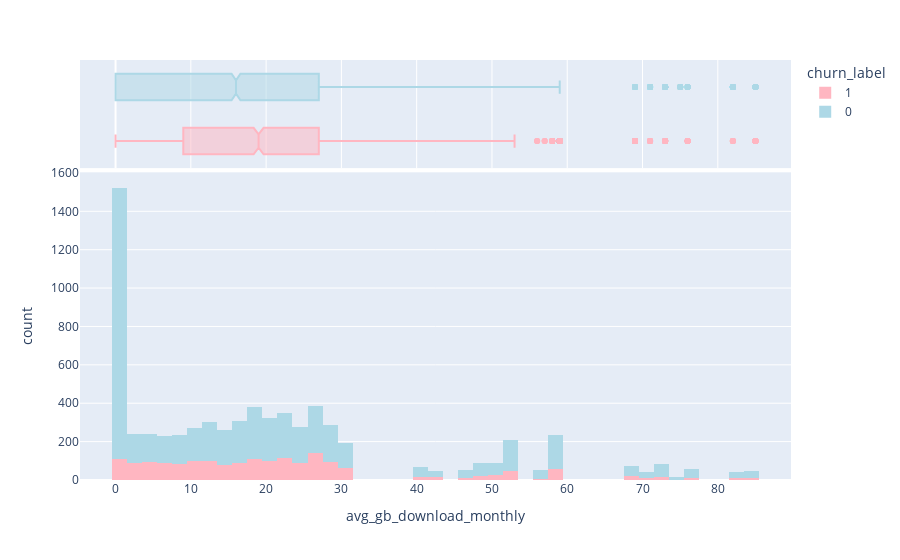

Here is the notebook cell this chart was saved with:
### Code cell
# To see avg_gb_download_monthly vs churn_label distribution
fig = px.histogram(train_df,x='avg_gb_download_monthly',color='churn_label',marginal='box',
                    color_discrete_sequence =['lightpink','lightblue'])
fig.show()

### Figure 1 — Plotly figure (JSON) as saved in the notebook; plotly's stock layout.template omitted (floating-point values rounded to 4 significant figures; data arrays with more than 128 entries replaced by an {"elided": "..."} marker saying what was removed)
{"data": [{"alignmentgroup": "True", "bingroup": "x", "hovertemplate": "churn_label=1<br>avg_gb_download_monthly=%{x}<br>count=%{y}<extra></extra>", "legendgroup": "1", "marker": {"color": "lightpink", "pattern": {"shape": ""}}, "name": "1", "offsetgroup": "1", "orientation": "v", "showlegend": true, "type": "histogram", "x": {"elided": "1817 int values"}, "xaxis": "x", "yaxis": "y"}, {"alignmentgroup": "True", "hovertemplate": "churn_label=1<br>avg_gb_download_monthly=%{x}<extra></extra>", "legendgroup": "1", "marker": {"color": "lightpink"}, "name": "1", "notched": true, "offsetgroup": "1", "showlegend": false, "type": "box", "x": {"elided": "1817 int values"}, "xaxis": "x2", "yaxis": "y2"}, {"alignmentgroup": "True", "bingroup": "x", "hovertemplate": "churn_label=0<br>avg_gb_download_monthly=%{x}<br>count=%{y}<extra></extra>", "legendgroup": "0", "marker": {"color": "lightblue", "pattern": {"shape": ""}}, "name": "0", "offsetgroup": "0", "orientation": "v", "showlegend": true, "type": "histogram", "x": {"elided": "5174 int values"}, "xaxis": "x", "yaxis": "y"}, {"alignmentgroup": "True", "hovertemplate": "churn_label=0<br>avg_gb_download_monthly=%{x}<extra></extra>", "legendgroup": "0", "marker": {"color": "lightblue"}, "name": "0", "notched": true, "offsetgroup": "0", "showlegend": false, "type": "box", "x": {"elided": "5174 int values"}, "xaxis": "x2", "yaxis": "y2"}], "layout": {"barmode": "relative", "legend": {"title": {"text": "churn_label"}, "tracegroupgap": 0}, "margin": {"t": 60}, "xaxis": {"anchor": "y", "domain": [0, 1], "title": {"text": "avg_gb_download_monthly"}}, "xaxis2": {"anchor": "y2", "domain": [0, 1], "matches": "x", "showgrid": true, "showticklabels": false}, "yaxis": {"anchor": "x", "domain": [0, 0.7326], "title": {"text": "count"}}, "yaxis2": {"anchor": "x2", "domain": [0.7426, 1], "matches": "y2", "showgrid": false, "showline": false, "showticklabels": false, "ticks": ""}}}
